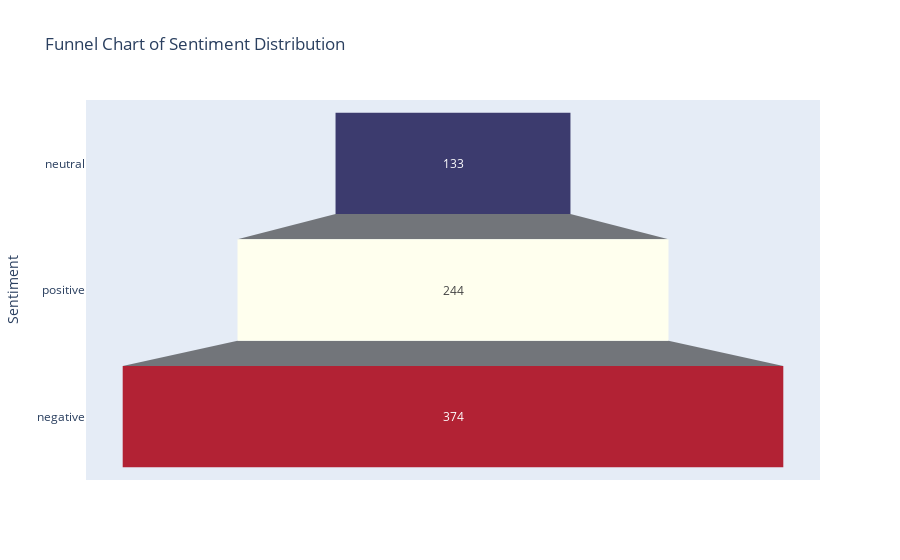

The notebook cell this image was saved under:
### Code cell
# Prepare sentiment counts
sentiment_counts = df['sentiment'].value_counts().reindex([ 'neutral','positive', 'negative'], fill_value=0)

usa_colors = ['#3C3B6E', '#FFFFEE', '#B22234']  # Blue, White, Red

fig = go.Figure(
    go.Funnel(
        y=sentiment_counts.index,
        x=sentiment_counts.values,
        marker_color=usa_colors
    )
)
fig.update_layout(
    title="Funnel Chart of Sentiment Distribution",
    xaxis_title="Count",
    yaxis_title="Sentiment"
)
fig.show()

### Figure 1 — Plotly figure (JSON) as saved in the notebook; plotly's stock layout.template omitted (floating-point values rounded to 4 significant figures)
{"data": [{"marker": {"color": ["#3C3B6E", "#FFFFEE", "#B22234"]}, "type": "funnel", "x": [133, 244, 374], "y": ["neutral", "positive", "negative"]}], "layout": {"title": {"text": "Funnel Chart of Sentiment Distribution"}, "xaxis": {"title": {"text": "Count"}}, "yaxis": {"title": {"text": "Sentiment"}}}}
